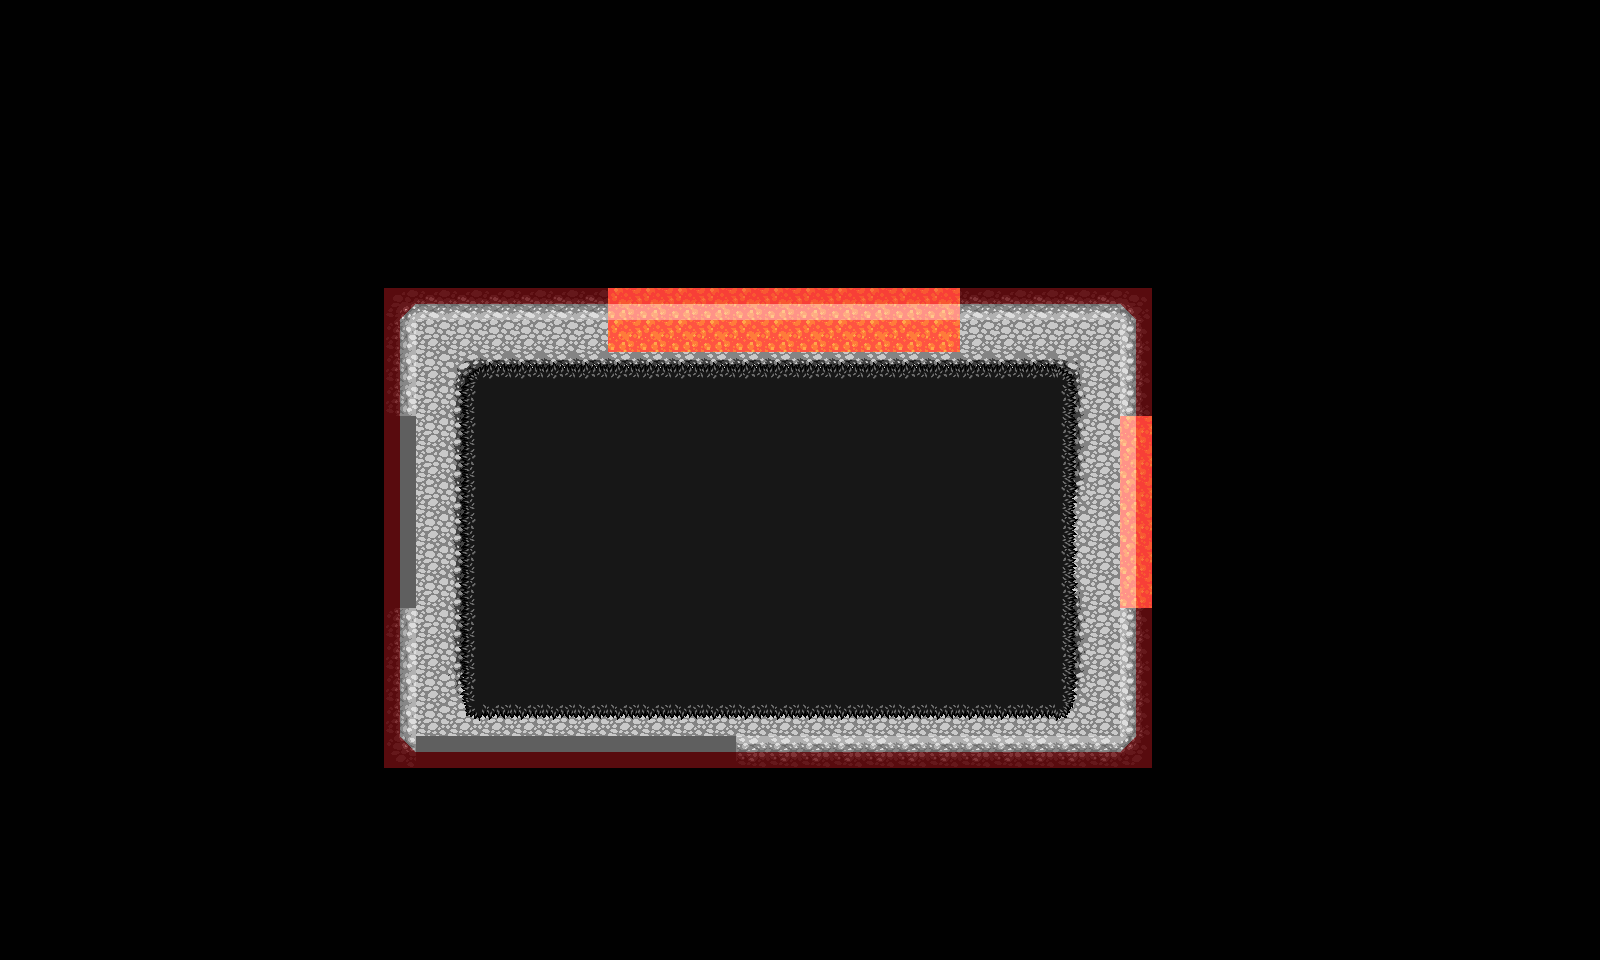

Rendered tile map (Tiled .tmx) drawn with the repository's tilesets; below, a short description and the map source with its tile grids summarised:
An orthogonal 50x30 tile map with 32x32 px tiles, 6 tile layers (Background, Ground, Overground, GroundObjects, ...), 53 tilesets and 19 objects.

<map version="1.0" orientation="orthogonal" renderorder="right-down" width="50" height="30" tilewidth="32" tileheight="32" nextobjectid="21">
 <tileset firstgid="1" name="col_half_right" tilewidth="32" tileheight="32" tilecount="1" columns="1">
  <image source="../col_half_right.png" width="32" height="32" />
  <tile id="0">
   <objectgroup draworder="index">
    <object id="2" x="16" y="0" width="16" height="32" />
   </objectgroup>
  </tile>
 </tileset>
 <tileset firstgid="2" name="col_half_left" tilewidth="32" tileheight="32" tilecount="1" columns="1">
  <image source="../col_half_left.png" width="32" height="32" />
  <tile id="0">
   <objectgroup draworder="index">
    <object id="1" x="0" y="0" width="16" height="32" />
   </objectgroup>
  </tile>
 </tileset>
 <tileset firstgid="3" name="col_half_bottom" tilewidth="32" tileheight="32" tilecount="1" columns="1">
  <image source="../col_half_bottom.png" width="32" height="32" />
  <tile id="0">
   <objectgroup draworder="index">
    <object id="1" x="0" y="16" width="32" height="16" />
   </objectgroup>
  </tile>
 </tileset>
 <tileset firstgid="4" name="col_half_top" tilewidth="32" tileheight="32" tilecount="1" columns="1">
  <image source="../col_half_top.png" width="32" height="32" />
  <tile id="0">
   <objectgroup draworder="index">
    <object id="1" x="0" y="0" width="32" height="16" />
   </objectgroup>
  </tile>
 </tileset>
 <tileset firstgid="5" name="water" tilewidth="32" tileheight="32" tilecount="18" columns="3">
  <image source="../LPC Base Assets/LPC Base Assets/tiles/water.png" width="96" height="192" />
 </tileset>
 <tileset firstgid="23" name="grass" tilewidth="32" tileheight="32" tilecount="18" columns="3">
  <image source="../LPC Base Assets/LPC Base Assets/tiles/grass.png" width="96" height="192" />
  <terraintypes>
   <terrain name="grass" tile="-1">
    <properties>
     <property name="unity:tag" value="DoorsLayer" />
    </properties>
   </terrain>
  </terraintypes>
  <tile id="1" terrain="0,0,0," />
  <tile id="2" terrain="0,0,,0" />
  <tile id="4" terrain="0,,0,0" />
  <tile id="5" terrain=",0,0,0" />
  <tile id="6" terrain=",,,0" />
  <tile id="7" terrain=",,0,0" />
  <tile id="8" terrain=",,0," />
  <tile id="9" terrain=",0,,0" />
  <tile id="10" terrain="0,0,0,0" />
  <tile id="11" terrain="0,,0," />
  <tile id="12" terrain=",0,," />
  <tile id="13" terrain="0,0,," />
  <tile id="14" terrain="0,,," />
 </tileset>
 <tileset firstgid="41" name="col_triangle1" tilewidth="32" tileheight="32" tilecount="1" columns="1">
  <image source="../col_triangle1.png" width="32" height="32" />
  <tile id="0">
   <objectgroup draworder="index">
    <object id="1" x="32" y="15.9091">
     <polygon points="0,0 -16,15.9091 0,16.0909" />
    </object>
   </objectgroup>
  </tile>
 </tileset>
 <tileset firstgid="42" name="col_triangle2" tilewidth="32" tileheight="32" tilecount="1" columns="1">
  <image source="../col_triangle2.png" width="32" height="32" />
  <tile id="0">
   <objectgroup draworder="index">
    <object id="1" x="0.181818" y="15.8182">
     <polygon points="0,0 16,16.0909 -0.181818,16.1818" />
    </object>
   </objectgroup>
  </tile>
 </tileset>
 <tileset firstgid="43" name="col_triangle3" tilewidth="32" tileheight="32" tilecount="1" columns="1">
  <image source="../col_triangle3.png" width="32" height="32" />
  <tile id="0">
   <objectgroup draworder="index">
    <object id="1" x="-0.181818" y="15.7273">
     <polygon points="0,0 16.1818,-15.7273 0.181818,-15.7273" />
    </object>
   </objectgroup>
  </tile>
 </tileset>
 <tileset firstgid="44" name="col_triangle4" tilewidth="32" tileheight="32" tilecount="1" columns="1">
  <image source="../col_triangle4.png" width="32" height="32" />
  <tile id="0">
   <objectgroup draworder="index">
    <object id="1" x="16.0909" y="0">
     <polygon points="0,0 15.8182,16 15.9091,0" />
    </object>
   </objectgroup>
  </tile>
 </tileset>
 <tileset firstgid="45" name="col_triangle_inv4" tilewidth="32" tileheight="32" tilecount="1" columns="1">
  <image source="../col_triangle_inv4.png" width="32" height="32" />
  <tile id="0">
   <objectgroup draworder="index">
    <object id="2" x="16.0909" y="0">
     <polygon points="0,0 15.9091,0 15.9091,32 -16.0909,32 -16.2727,16.4545" />
    </object>
   </objectgroup>
  </tile>
 </tileset>
 <tileset firstgid="46" name="col_triangle_inv1" tilewidth="32" tileheight="32" tilecount="1" columns="1">
  <image source="../col_triangle_inv1.png" width="32" height="32" />
  <tile id="0">
   <objectgroup draworder="index">
    <object id="1" x="-0.0909091" y="-0.0909091">
     <polyline points="0,0 15.7273,-0.0909091 32,16.0909 32.0909,32.0909 0.0909091,32.0909 0.0909091,0.0909091" />
    </object>
   </objectgroup>
  </tile>
 </tileset>
 <tileset firstgid="47" name="col_triangle_inv2" tilewidth="32" tileheight="32" tilecount="1" columns="1">
  <image source="../col_triangle_inv2.png" width="32" height="32" />
  <tile id="0">
   <objectgroup draworder="index">
    <object id="1" x="0.272727" y="-0.0909091">
     <polyline points="0,0 31.7273,0.0909091 31.7273,15.8182 15.8182,32 -0.272727,32.0909 -0.272727,0.0909091" />
    </object>
   </objectgroup>
  </tile>
 </tileset>
 <tileset firstgid="48" name="col_triangle_inv3" tilewidth="32" tileheight="32" tilecount="1" columns="1">
  <image source="../col_triangle_inv3.png" width="32" height="32" />
  <tile id="0">
   <objectgroup draworder="index">
    <object id="1" x="0" y="-0.0909091">
     <polyline points="0,0 32,0.0909091 32,32.0909 16.1818,32 0.0909091,16 0,0.0909091" />
    </object>
   </objectgroup>
  </tile>
 </tileset>
 <tileset firstgid="49" name="cement" tilewidth="32" tileheight="32" tilecount="18" columns="3">
  <image source="../LPC Base Assets/LPC Base Assets/tiles/cement.png" width="96" height="192" />
 </tileset>
 <tileset firstgid="67" name="cementstair" tilewidth="32" tileheight="32" tilecount="20" columns="5">
  <image source="../LPC Base Assets/LPC Base Assets/tiles/cementstair.png" width="160" height="128" />
 </tileset>
 <tileset firstgid="87" name="chests" tilewidth="32" tileheight="32" tilecount="6" columns="2">
  <image source="../LPC Base Assets/LPC Base Assets/tiles/chests.png" width="64" height="96" />
 </tileset>
 <tileset firstgid="93" name="country" tilewidth="32" tileheight="32" tilecount="20" columns="5">
  <image source="../LPC Base Assets/LPC Base Assets/tiles/country.png" width="160" height="128" />
 </tileset>
 <tileset firstgid="113" name="cup" tilewidth="32" tileheight="32" tilecount="2" columns="1">
  <image source="../LPC Base Assets/LPC Base Assets/tiles/cup.png" width="32" height="64" />
 </tileset>
 <tileset firstgid="115" name="dirt" tilewidth="32" tileheight="32" tilecount="18" columns="3">
  <image source="../LPC Base Assets/LPC Base Assets/tiles/dirt.png" width="96" height="192" />
  <terraintypes>
   <terrain name="dirt" tile="-1" />
  </terraintypes>
  <tile id="1" terrain="0,0,0," />
  <tile id="2" terrain="0,0,,0" />
  <tile id="4" terrain="0,,0,0" />
  <tile id="5" terrain=",0,0,0" />
  <tile id="6" terrain=",,,0" />
  <tile id="7" terrain=",,0,0" />
  <tile id="8" terrain=",,0," />
  <tile id="9" terrain=",0,,0" />
  <tile id="10" terrain="0,0,0,0" />
  <tile id="11" terrain="0,,0," />
  <tile id="12" terrain=",0,," />
  <tile id="13" terrain="0,0,," />
  <tile id="14" terrain="0,,," />
 </tileset>
 <tileset firstgid="133" name="dirt2" tilewidth="32" tileheight="32" tilecount="18" columns="3">
  <image source="../LPC Base Assets/LPC Base Assets/tiles/dirt2.png" width="96" height="192" />
 </tileset>
 <tileset firstgid="151" name="dungeon" tilewidth="32" tileheight="32" tilecount="104" columns="13">
  <image source="../LPC Base Assets/LPC Base Assets/tiles/dungeon.png" width="416" height="256" />
 </tileset>
 <tileset firstgid="255" name="grass" tilewidth="32" tileheight="32" tilecount="18" columns="3">
  <image source="../LPC Base Assets/LPC Base Assets/tiles/grass.png" width="96" height="192" />
 </tileset>
 <tileset firstgid="273" name="grassalt" tilewidth="32" tileheight="32" tilecount="18" columns="3">
  <image source="../LPC Base Assets/LPC Base Assets/tiles/grassalt.png" width="96" height="192" />
  <terraintypes>
   <terrain name="grass2" tile="-1" />
  </terraintypes>
  <tile id="1" terrain="0,0,0," />
  <tile id="2" terrain="0,0,,0" />
  <tile id="4" terrain="0,,0,0" />
  <tile id="5" terrain=",0,0,0" />
  <tile id="6" terrain=",,,0" />
  <tile id="7" terrain=",,0,0" />
  <tile id="8" terrain=",,0," />
  <tile id="9" terrain=",0,,0" />
  <tile id="10" terrain="0,0,0,0" />
  <tile id="11" terrain="0,,0," />
  <tile id="12" terrain=",0,," />
  <tile id="13" terrain="0,0,," />
  <tile id="14" terrain="0,,," />
 </tileset>
 <tileset firstgid="291" name="hole" tilewidth="32" tileheight="32" tilecount="18" columns="3">
  <image source="../LPC Base Assets/LPC Base Assets/tiles/hole.png" width="96" height="192" />
 </tileset>
 <tileset firstgid="309" name="holek" tilewidth="32" tileheight="32" tilecount="18" columns="3">
  <image source="../LPC Base Assets/LPC Base Assets/tiles/holek.png" width="96" height="192" />
 </tileset>
 <tileset firstgid="327" name="holemid" tilewidth="32" tileheight="32" tilecount="18" columns="3">
  <image source="../LPC Base Assets/LPC Base Assets/tiles/holemid.png" width="96" height="192" />
 </tileset>
 <tileset firstgid="345" name="house" tilewidth="32" tileheight="32" tilecount="63" columns="9">
  <image source="../LPC Base Assets/LPC Base Assets/tiles/house.png" width="288" height="224" />
 </tileset>
 <tileset firstgid="408" name="inside" tilewidth="32" tileheight="32" tilecount="100" columns="10">
  <image source="../LPC Base Assets/LPC Base Assets/tiles/inside.png" width="320" height="320" />
 </tileset>
 <tileset firstgid="508" name="kitchen" tilewidth="32" tileheight="32" tilecount="8" columns="2">
  <image source="../LPC Base Assets/LPC Base Assets/tiles/kitchen.png" width="64" height="128" />
 </tileset>
 <tileset firstgid="516" name="lava" tilewidth="32" tileheight="32" tilecount="18" columns="3">
  <image source="../LPC Base Assets/LPC Base Assets/tiles/lava.png" width="96" height="192" />
 </tileset>
 <tileset firstgid="534" name="lavarock" tilewidth="32" tileheight="32" tilecount="18" columns="3">
  <image source="../LPC Base Assets/LPC Base Assets/tiles/lavarock.png" width="96" height="192" />
  <terraintypes>
   <terrain name="lavarock" tile="-1" />
  </terraintypes>
  <tile id="1" terrain="0,0,0," />
  <tile id="2" terrain="0,0,,0" />
  <tile id="4" terrain="0,,0,0" />
  <tile id="5" terrain=",0,0,0" />
  <tile id="6" terrain=",,,0" />
  <tile id="7" terrain=",,0,0" />
  <tile id="8" terrain=",,0," />
  <tile id="9" terrain=",0,,0" />
  <tile id="10" terrain="0,0,0,0" />
  <tile id="11" terrain="0,,0," />
  <tile id="12" terrain=",0,," />
  <tile id="13" terrain="0,0,," />
  <tile id="14" terrain="0,,," />
 </tileset>
 <tileset firstgid="552" name="mountains" tilewidth="32" tileheight="32" tilecount="108" columns="12">
  <image source="../LPC Base Assets/LPC Base Assets/tiles/mountains.png" width="384" height="288" />
 </tileset>
 <tileset firstgid="660" name="rock" tilewidth="32" tileheight="32" tilecount="2" columns="2">
  <image source="../LPC Base Assets/LPC Base Assets/tiles/rock.png" width="64" height="32" />
 </tileset>
 <tileset firstgid="662" name="signs" tilewidth="32" tileheight="32" tilecount="6" columns="3">
  <image source="../LPC Base Assets/LPC Base Assets/tiles/signs.png" width="96" height="64" />
 </tileset>
 <tileset firstgid="668" name="stairs" tilewidth="32" tileheight="32" tilecount="112" columns="8">
  <image source="../LPC Base Assets/LPC Base Assets/tiles/stairs.png" width="256" height="448" />
 </tileset>
 <tileset firstgid="780" name="treetop" tilewidth="32" tileheight="32" tilecount="42" columns="6">
  <image source="../LPC Base Assets/LPC Base Assets/tiles/treetop.png" width="192" height="224" />
 </tileset>
 <tileset firstgid="822" name="trunk" tilewidth="32" tileheight="32" tilecount="18" columns="6">
  <image source="../LPC Base Assets/LPC Base Assets/tiles/trunk.png" width="192" height="96" />
 </tileset>
 <tileset firstgid="840" name="victoria" tilewidth="32" tileheight="32" tilecount="55" columns="11">
  <image source="../LPC Base Assets/LPC Base Assets/tiles/victoria.png" width="352" height="160" />
 </tileset>
 <tileset firstgid="895" name="water" tilewidth="32" tileheight="32" tilecount="18" columns="3">
  <image source="../LPC Base Assets/LPC Base Assets/tiles/water.png" width="96" height="192" />
 </tileset>
 <tileset firstgid="913" name="waterfall" tilewidth="32" tileheight="32" tilecount="15" columns="3">
  <image source="../LPC Base Assets/LPC Base Assets/tiles/waterfall.png" width="96" height="160" />
 </tileset>
 <tileset firstgid="928" name="watergrass" tilewidth="32" tileheight="32" tilecount="18" columns="3">
  <image source="../LPC Base Assets/LPC Base Assets/tiles/watergrass.png" width="96" height="192" />
 </tileset>
 <tileset firstgid="946" name="barrel" tilewidth="32" tileheight="32" tilecount="8" columns="4">
  <image source="../LPC Base Assets/LPC Base Assets/tiles/barrel.png" width="128" height="64" />
 </tileset>
 <tileset firstgid="954" name="brackish" tilewidth="32" tileheight="32" tilecount="18" columns="3">
  <image source="../LPC Base Assets/LPC Base Assets/tiles/brackish.png" width="96" height="192" />
 </tileset>
 <tileset firstgid="972" name="bridges" tilewidth="32" tileheight="32" tilecount="42" columns="6">
  <image source="../LPC Base Assets/LPC Base Assets/tiles/bridges.png" width="192" height="224" />
 </tileset>
 <tileset firstgid="1014" name="buckets" tilewidth="32" tileheight="32" tilecount="6" columns="3">
  <image source="../LPC Base Assets/LPC Base Assets/tiles/buckets.png" width="96" height="64" />
 </tileset>
 <tileset firstgid="1020" name="cabinets" tilewidth="32" tileheight="32" tilecount="78" columns="6">
  <image source="../LPC Base Assets/LPC Base Assets/tiles/cabinets.png" width="192" height="416" />
 </tileset>
 <tileset firstgid="1098" name="castle_lightsources" tilewidth="32" tileheight="32" tilecount="20" columns="5">
  <image source="../LPC Base Assets/LPC Base Assets/tiles/castle_lightsources.png" width="160" height="128" />
 </tileset>
 <tileset firstgid="1118" name="castle_outside" tilewidth="32" tileheight="32" tilecount="187" columns="17">
  <image source="../LPC Base Assets/LPC Base Assets/tiles/castle_outside.png" width="544" height="352" />
 </tileset>
 <tileset firstgid="1305" name="castlefloors" tilewidth="32" tileheight="32" tilecount="100" columns="10">
  <image source="../LPC Base Assets/LPC Base Assets/tiles/castlefloors.png" width="320" height="320" />
 </tileset>
 <tileset firstgid="1405" name="castlefloors_outside" tilewidth="32" tileheight="32" tilecount="20" columns="4">
  <image source="../LPC Base Assets/LPC Base Assets/tiles/castlefloors_outside.png" width="128" height="160" />
 </tileset>
 <tileset firstgid="1425" name="castlewalls" tilewidth="32" tileheight="32" tilecount="180" columns="12">
  <image source="../LPC Base Assets/LPC Base Assets/tiles/castlewalls.png" width="384" height="480" />
 </tileset>
 <tileset firstgid="1605" name="red_tile" tilewidth="32" tileheight="32" tilecount="1" columns="1">
  <image source="../red_tile.png" width="32" height="32" />
  <tile id="0">
   <objectgroup draworder="index">
    <object id="1" x="0" y="0" width="32" height="32" />
   </objectgroup>
  </tile>
 </tileset>
 <layer name="Background" width="50" height="30">
  <properties>
   <property name="unity:sortingLayerName" value="Background" />
  </properties>
  <data>[1500 cells, 1500 non-empty, 1 distinct tile ids]</data>
 </layer>
 <layer name="Ground" width="50" height="30">
  <properties>
   <property name="unity:sortingLayerName" value="Ground" />
  </properties>
  <data>[1500 cells, 186 non-empty, 14 distinct tile ids]</data>
 </layer>
 <layer name="Overground" width="50" height="30">
  <properties>
   <property name="unity:sortingLayerName" value="Overground" />
  </properties>
  <data>[1500 cells, 240 non-empty, 9 distinct tile ids]</data>
 </layer>
 <layer name="GroundObjects" width="50" height="30">
  <properties>
   <property name="unity:sortingLayerName" value="GroundObjects" />
  </properties>
  <data>[1500 cells, 0 non-empty, 0 distinct tile ids]</data>
 </layer>
 <layer name="TopObjects" width="50" height="30">
  <properties>
   <property name="unity:sortingLayerName" value="TopObjects" />
  </properties>
  <data>[1500 cells, 0 non-empty, 0 distinct tile ids]</data>
 </layer>
 <layer name="Collision" width="50" height="30" opacity="0.37">
  <data>[1500 cells, 74 non-empty, 8 distinct tile ids]</data>
 </layer>
 <objectgroup name="Spawns">
  <properties>
   <property name="unity:tag" value="SpawnLayer" />
  </properties>
  <object id="3" x="965.5" y="686" width="10" height="10">
   <properties>
    <property name="SpawnName" value="Player" />
    <property name="SpawnNumber" value="1" />
   </properties>
   <ellipse />
  </object>
  <object id="4" x="501" y="346.333" width="120" height="120">
   <properties>
    <property name="SpawnName" value="BadEnemy" />
    <property name="SpawnNumber" value="1" />
   </properties>
   <ellipse />
  </object>
 </objectgroup>
 <objectgroup name="Doors">
  <properties>
   <property name="unity:tag" value="DoorsLayer" />
  </properties>
  <object id="10" x="362.667" y="408.333" width="52" height="203.333">
   <properties>
    <property name="DoorType" value="Left" />
   </properties>
  </object>
  <object id="14" x="415.333" y="735.667" width="322.667" height="41.3333">
   <properties>
    <property name="DoorType" value="Down" />
   </properties>
  </object>
  <object id="19" x="605" y="284.333" width="359" height="68.3333">
   <properties>
    <property name="DoorType" value="Up" />
   </properties>
  </object>
  <object id="20" x="1116" y="414.333" width="50" height="190.333">
   <properties>
    <property name="DoorType" value="Right" />
   </properties>
  </object>
 </objectgroup>
 <objectgroup name="Items" />
</map>
